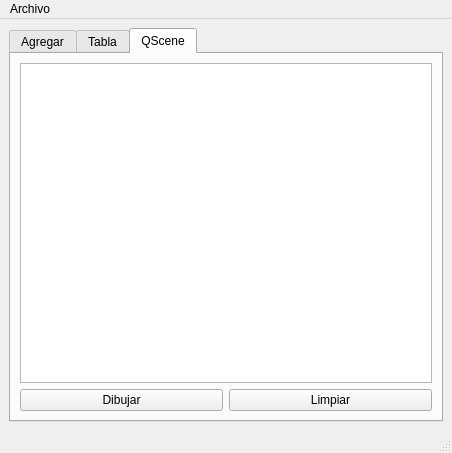
<?xml version="1.0" encoding="UTF-8"?>
<ui version="4.0">
 <class>MainWindow</class>
 <widget class="QMainWindow" name="MainWindow">
  <property name="geometry">
   <rect>
    <x>0</x>
    <y>0</y>
    <width>452</width>
    <height>453</height>
   </rect>
  </property>
  <property name="windowTitle">
   <string>MainWindow</string>
  </property>
  <widget class="QWidget" name="centralwidget">
   <layout class="QGridLayout" name="gridLayout_4">
    <item row="1" column="0">
     <widget class="QTabWidget" name="tabWidget">
      <property name="currentIndex">
       <number>2</number>
      </property>
      <widget class="QWidget" name="tab">
       <attribute name="title">
        <string>Agregar</string>
       </attribute>
       <layout class="QGridLayout" name="gridLayout_2">
        <item row="0" column="0">
         <widget class="QGroupBox" name="groupBox">
          <property name="title">
           <string>Particula</string>
          </property>
          <layout class="QGridLayout" name="gridLayout">
           <item row="12" column="3" colspan="2">
            <widget class="QLineEdit" name="Green_lineEdit"/>
           </item>
           <item row="1" column="3" colspan="2">
            <widget class="QLineEdit" name="Origen_Y_lineEdit"/>
           </item>
           <item row="2" column="1" colspan="2">
            <widget class="QLabel" name="DestinoX">
             <property name="text">
              <string>Destino X: (0 - 500) </string>
             </property>
            </widget>
           </item>
           <item row="2" column="3" colspan="2">
            <widget class="QLineEdit" name="DestinoX_lineEdit"/>
           </item>
           <item row="14" column="1">
            <widget class="QLabel" name="Blue">
             <property name="text">
              <string>Blue: (0 - 255)</string>
             </property>
            </widget>
           </item>
           <item row="8" column="3" colspan="2">
            <widget class="QLineEdit" name="Red_lineEdit"/>
           </item>
           <item row="12" column="1">
            <widget class="QLabel" name="Green">
             <property name="text">
              <string>Green: (0 - 255)</string>
             </property>
            </widget>
           </item>
           <item row="4" column="3" colspan="2">
            <widget class="QLineEdit" name="Velocidad_lineEdit"/>
           </item>
           <item row="3" column="3" colspan="2">
            <widget class="QLineEdit" name="DestinoY_lineEdit"/>
           </item>
           <item row="4" column="1">
            <widget class="QLabel" name="Velocidad">
             <property name="text">
              <string>Velocidad:</string>
             </property>
            </widget>
           </item>
           <item row="0" column="3" colspan="2">
            <widget class="QLineEdit" name="Origen_X_lineEdit"/>
           </item>
           <item row="1" column="1">
            <widget class="QLabel" name="Origen_Y">
             <property name="text">
              <string>Origen Y: (0 - 500)</string>
             </property>
            </widget>
           </item>
           <item row="8" column="1">
            <widget class="QLabel" name="Red">
             <property name="text">
              <string>Red: (0 - 255)</string>
             </property>
            </widget>
           </item>
           <item row="3" column="1" colspan="2">
            <widget class="QLabel" name="DestinoY">
             <property name="text">
              <string>Destino Y: (0 - 500) </string>
             </property>
            </widget>
           </item>
           <item row="14" column="3" colspan="2">
            <widget class="QLineEdit" name="Blue_lineEdit"/>
           </item>
           <item row="0" column="1">
            <widget class="QLabel" name="Origen_X">
             <property name="text">
              <string>Origen X: (0 - 500)</string>
             </property>
            </widget>
           </item>
           <item row="16" column="1" colspan="4">
            <widget class="QPushButton" name="Agregar_inicio_pushButton">
             <property name="text">
              <string>Agregar inicio</string>
             </property>
            </widget>
           </item>
           <item row="17" column="1" colspan="4">
            <widget class="QPushButton" name="Agregar_final_pushButton">
             <property name="text">
              <string>Agregar Final</string>
             </property>
            </widget>
           </item>
           <item row="18" column="1" colspan="4">
            <widget class="QPushButton" name="Mostrar_pushButton">
             <property name="text">
              <string>Mostrar elementos</string>
             </property>
            </widget>
           </item>
          </layout>
         </widget>
        </item>
        <item row="0" column="1">
         <widget class="QPlainTextEdit" name="Salida"/>
        </item>
       </layout>
      </widget>
      <widget class="QWidget" name="tab_2">
       <attribute name="title">
        <string>Tabla</string>
       </attribute>
       <layout class="QGridLayout" name="gridLayout_3">
        <item row="0" column="0" colspan="3">
         <widget class="QTableWidget" name="tabla"/>
        </item>
        <item row="1" column="2">
         <widget class="QPushButton" name="mostrar_tabla_pushButton">
          <property name="text">
           <string>Mostrar</string>
          </property>
         </widget>
        </item>
        <item row="1" column="1">
         <widget class="QPushButton" name="buscar_pushButton">
          <property name="text">
           <string>Buscar</string>
          </property>
         </widget>
        </item>
        <item row="1" column="0">
         <widget class="QLineEdit" name="buscar_lineEdit">
          <property name="placeholderText">
           <string>ID de la particula.</string>
          </property>
         </widget>
        </item>
       </layout>
      </widget>
      <widget class="QWidget" name="tab_5">
       <attribute name="title">
        <string>QScene</string>
       </attribute>
       <layout class="QGridLayout" name="gridLayout_5">
        <item row="0" column="0" colspan="2">
         <widget class="QGraphicsView" name="graphicsView"/>
        </item>
        <item row="1" column="0">
         <widget class="QPushButton" name="dibujar_pushButton">
          <property name="text">
           <string>Dibujar</string>
          </property>
         </widget>
        </item>
        <item row="1" column="1">
         <widget class="QPushButton" name="limpiar_pushButton">
          <property name="text">
           <string>Limpiar</string>
          </property>
         </widget>
        </item>
       </layout>
      </widget>
     </widget>
    </item>
   </layout>
  </widget>
  <widget class="QMenuBar" name="menubar">
   <property name="geometry">
    <rect>
     <x>0</x>
     <y>0</y>
     <width>452</width>
     <height>22</height>
    </rect>
   </property>
   <widget class="QMenu" name="menuArchivo">
    <property name="title">
     <string>Archivo</string>
    </property>
    <addaction name="actionAbrir"/>
    <addaction name="actionGuardar"/>
   </widget>
   <addaction name="menuArchivo"/>
  </widget>
  <widget class="QStatusBar" name="statusbar"/>
  <action name="actionAbrir">
   <property name="text">
    <string>Abrir</string>
   </property>
   <property name="shortcut">
    <string>Ctrl+O</string>
   </property>
  </action>
  <action name="actionGuardar">
   <property name="text">
    <string>Guardar</string>
   </property>
   <property name="shortcut">
    <string>Ctrl+S</string>
   </property>
  </action>
 </widget>
 <resources/>
 <connections/>
</ui>
